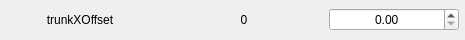
                      <widget class="QFrame" name="frame_62">
                       <property name="minimumSize">
                        <size>
                         <width>465</width>
                         <height>40</height>
                        </size>
                       </property>
                       <property name="maximumSize">
                        <size>
                         <width>465</width>
                         <height>40</height>
                        </size>
                       </property>
                       <property name="frameShape">
                        <enum>QFrame::NoFrame</enum>
                       </property>
                       <property name="frameShadow">
                        <enum>QFrame::Sunken</enum>
                       </property>
                       <layout class="QHBoxLayout" name="horizontalLayout_64">
                        <property name="spacing">
                         <number>5</number>
                        </property>
                        <property name="leftMargin">
                         <number>0</number>
                        </property>
                        <property name="topMargin">
                         <number>0</number>
                        </property>
                        <property name="rightMargin">
                         <number>5</number>
                        </property>
                        <property name="bottomMargin">
                         <number>0</number>
                        </property>
                        <item>
                         <widget class="QLabel" name="label_127">
                          <property name="minimumSize">
                           <size>
                            <width>158</width>
                            <height>0</height>
                           </size>
                          </property>
                          <property name="maximumSize">
                           <size>
                            <width>158</width>
                            <height>16777215</height>
                           </size>
                          </property>
                          <property name="toolTip">
                           <string>Trunk forward (X) translation with respect to the feet (in meters). &gt;0 goes forward. &lt;0 goes backward.</string>
                          </property>
                          <property name="text">
                           <string>trunkXOffset</string>
                          </property>
                          <property name="alignment">
                           <set>Qt::AlignCenter</set>
                          </property>
                         </widget>
                        </item>
                        <item>
                         <widget class="QLabel" name="label_128">
                          <property name="minimumSize">
                           <size>
                            <width>158</width>
                            <height>0</height>
                           </size>
                          </property>
                          <property name="maximumSize">
                           <size>
                            <width>158</width>
                            <height>16777215</height>
                           </size>
                          </property>
                          <property name="text">
                           <string>0</string>
                          </property>
                          <property name="alignment">
                           <set>Qt::AlignCenter</set>
                          </property>
                         </widget>
                        </item>
                        <item>
                         <widget class="QDoubleSpinBox" name="doubleSpinBox_61">
                          <property name="minimumSize">
                           <size>
                            <width>130</width>
                            <height>0</height>
                           </size>
                          </property>
                          <property name="maximumSize">
                           <size>
                            <width>130</width>
                            <height>16777215</height>
                           </size>
                          </property>
                          <property name="styleSheet">
                           <string notr="true"/>
                          </property>
                          <property name="alignment">
                           <set>Qt::AlignCenter</set>
                          </property>
                         </widget>
                        </item>
                       </layout>
                      </widget>
